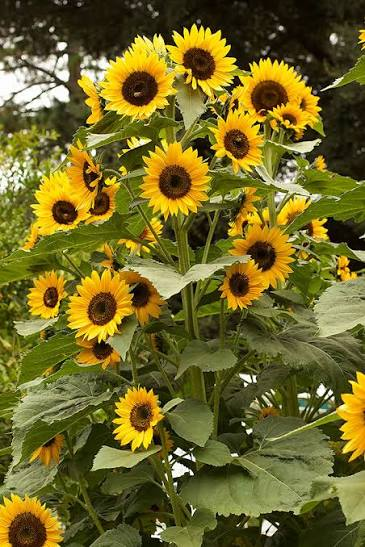
#> input picture Lab_1/sunflower.jpg, 365 x 547 px
$ jupyter execute Experiment_01.ipynb
#> lines starting #> are read from the running program, lines starting #| are printed output that depends on the picture
[cell 1]
import cv2
import matplotlib.pyplot as plt
import numpy as np

# ==========================================
# 1. MANUAL MATH HELPERS (No built-in math functions)
# ==========================================

def manual_ln(x, terms=25):
    """Computes natural logarithm ln(x) manually using Taylor Series."""
    if x <= 0:
        return 0.0
    z = (x - 1) / (x + 1)
    z_squared = z * z
    current_term = z
    result = 0.0
    for n in range(terms):
        result += current_term / (2 * n + 1)
        current_term *= z_squared
    return 2 * result

def clamp_to_uint8(val):
    """Ensures pixel values stay safely between 0 and 255."""
    if val > 255: return 255
    if val < 0: return 0
    return int(val)

# ==========================================
# 2. FILE INPUT
# ==========================================

# Replace "image_19e003.jpg" with your actual filename if needed
image_path = "sunflower.jpg"

# Use OpenCV ONLY to read the JPEG compression and get a grayscale array
img_array = cv2.imread(image_path, cv2.IMREAD_GRAYSCALE)
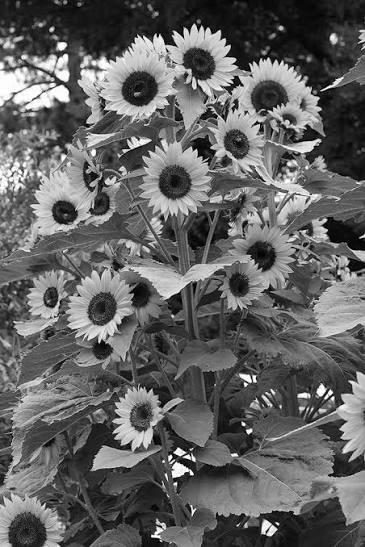
#> img_array: shape (547, 365); min 0, max 255, mean 98.5

if img_array is None:
    print(f"Error: Could not load '{image_path}'. Please check the file name.")
else:
    # Convert the NumPy array into a standard Python 2D list
    matrix = img_array.tolist()
#> matrix = 547 items
    rows = len(matrix)
#> rows = 547
    cols = len(matrix[0])
#> cols = 365
    max_intensity = 255

    print(f"Image loaded! Processing {rows}x{cols} pixels manually. This might take a moment...")
#> (printed output is left out)

    # ==========================================
    # 3. MANUAL TRANSFORMATIONS (Pure Python Loops)
    # ==========================================

    # --- A. Negative Transformation ---
    neg_matrix = []
    for r in range(rows):
        new_row = []
        for c in range(cols):
            new_row.append(max_intensity - matrix[r][c])
        neg_matrix.append(new_row)
#> after the loop, neg_matrix = 547 items

    # --- B. Power-Law (Gamma) Transformation ---
    gamma = 0.5 # Change this to lighten (<1) or darken (>1)
    pow_matrix = []
    for r in range(rows):
        new_row = []
        for c in range(cols):
            r_norm = matrix[r][c] / max_intensity
            s_norm = r_norm ** gamma
            new_row.append(clamp_to_uint8(s_norm * max_intensity))
        pow_matrix.append(new_row)
#> after the loop, pow_matrix = 547 items

    # --- C. Log Transformation ---
    log_matrix = []
    c_const = max_intensity / manual_ln(1 + max_intensity)
    for r in range(rows):
        new_row = []
        for c in range(cols):
            s = c_const * manual_ln(1 + matrix[r][c])
            new_row.append(clamp_to_uint8(s))
        log_matrix.append(new_row)


    # ==========================================
    # 4. DISPLAY RESULTS
    # ==========================================
    print("Processing complete! Generating visualizations...")

    # Convert pure Python lists back to uint8 arrays ONLY for display purposes
    out_neg = np.array(neg_matrix, dtype=np.uint8)
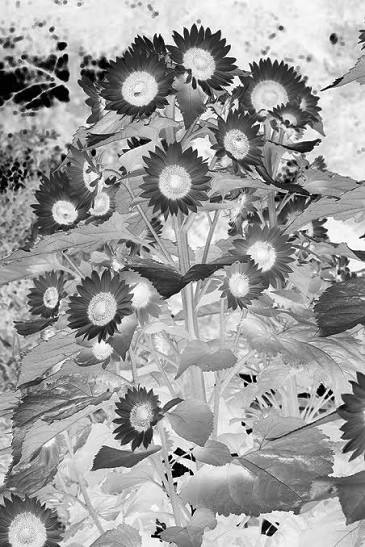
#> out_neg: shape (547, 365); min 0, max 255, mean 156.5
    out_pow = np.array(pow_matrix, dtype=np.uint8)
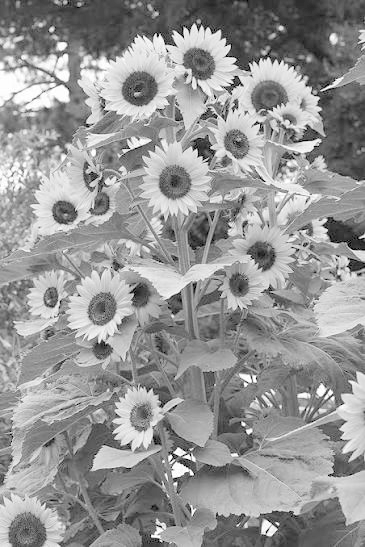
#> out_pow: shape (547, 365); min 0, max 255, mean 149.7
    out_log = np.array(log_matrix, dtype=np.uint8)
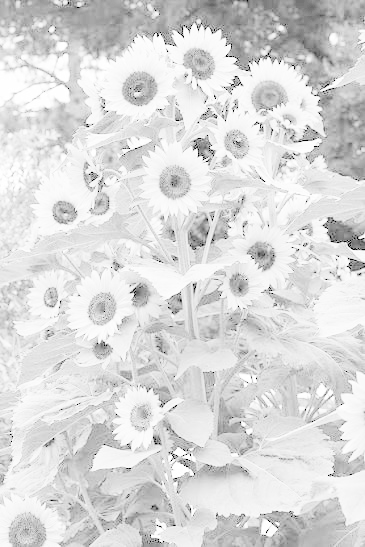
#> out_log: shape (547, 365); min 0, max 255, mean 218.3

    plt.figure(figsize=(20, 5))

    plt.subplot(1, 4, 1)
    plt.imshow(img_array, cmap='gray')
    plt.title('Original Image')
    plt.axis('off')

    plt.subplot(1, 4, 2)
    plt.imshow(out_neg, cmap='gray')
    plt.title('Manual Negative')
    plt.axis('off')

    plt.subplot(1, 4, 3)
    plt.imshow(out_pow, cmap='gray')
    plt.title(f'Manual Power-Law (Gamma={gamma})')
    plt.axis('off')

    plt.subplot(1, 4, 4)
    plt.imshow(out_log, cmap='gray')
    plt.title('Manual Log')
    plt.axis('off')

    plt.show()
